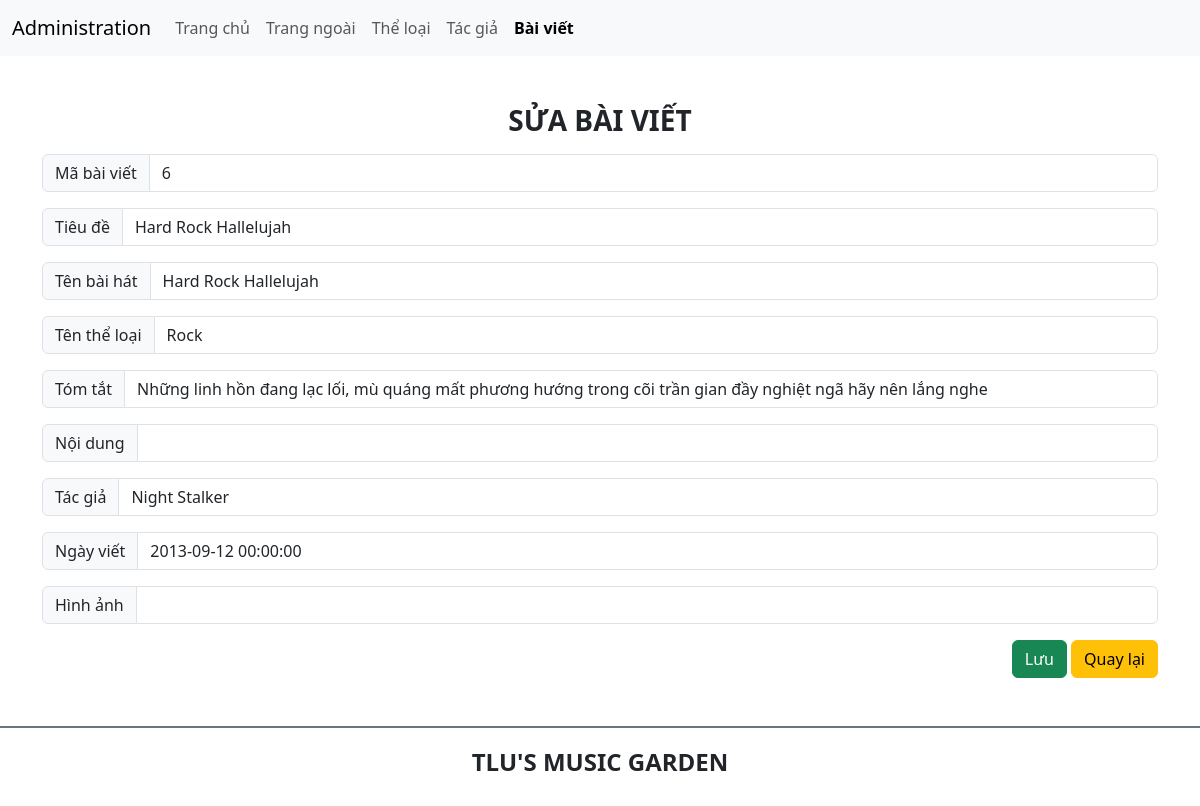
Page /admin/edit_article.php?id=6 on the committed database.
### tables this page shows
CREATE TABLE baiviet (
  `ma_bviet` int unsigned NOT NULL,
  `tieude` varchar(300) NOT NULL,
  `ten_bhat` varchar(300) NOT NULL,
  `ma_tloai` int unsigned NOT NULL,
  `tomtat` longtext NOT NULL,
  `noidung`  longtext NULL,
  `ma_tgia` INT UNSIGNED NOT NULL,
  `ngayviet` datetime NOT NULL DEFAULT CURRENT_TIMESTAMP,
  `hinhanh` VARCHAR(200) DEFAULT NULL,
  PRIMARY KEY (`ma_bviet`),
  FOREIGN KEY (`ma_tloai`) REFERENCES theloai(ma_tloai),
  FOREIGN KEY (`ma_tgia`) REFERENCES tacgia(ma_tgia)
);

CREATE TABLE theloai (
  `ma_tloai` INT UNSIGNED NOT NULL,
  `ten_tloai` varchar(300) NOT NULL,
  PRIMARY KEY (`ma_tloai`)
);

CREATE TABLE IF NOT EXISTS `tacgia` (
  `ma_tgia` int unsigned NOT NULL,
  `ten_tgia`varchar(50) NOT NULL,
  `hinh_tgia` varchar(100) NULL,
  PRIMARY KEY (`ma_tgia`)
);

### admin/edit_article.php (the view, shortened to what this page needs)
<?php
    require_once 'db.php';
    $ma_bviet=$_GET['id'];
    $sql = "SELECT ma_bviet,tieude,ten_bhat,".'theloai.ten_tloai'.",tomtat,noidung,".'tacgia.ten_tgia'.",ngayviet,hinhanh FROM baiviet,tacgia,theloai where tacgia.ma_tgia=baiviet.ma_tgia and theloai.ma_tloai=baiviet.ma_tloai AND ma_bviet=$ma_bviet";
    $result = mysqli_query($conn, $sql);
    $row =mysqli_fetch_assoc($result);
?>
<!DOCTYPE html>
<html lang="en">
<head>
    <link href="https://cdn.jsdelivr.net/npm/bootstrap@5.3.0-alpha1/dist/css/bootstrap.min.css" rel="stylesheet">
    <link rel="stylesheet" href="https://cdnjs.cloudflare.com/ajax/libs/font-awesome/6.3.0/css/all.min.css" />
    <link rel="stylesheet" href="css/style_login.css">
</head>
<body>
    <nav class="navbar navbar-expand-lg bg-body-tertiary">
        <div class="container-fluid">
            <a class="navbar-brand" href="#">Administration</a>
            <div class="collapse navbar-collapse" id="navbarNav">
            <ul class="navbar-nav">
                <li class="nav-item">
                <a class="nav-link" aria-current="page" href="./">Trang chủ</a>
                </li>
                <li class="nav-item">
                <a class="nav-link" href="../index.php">Trang ngoài</a>
                </li>
                <li class="nav-item">
                <a class="nav-link" href="category.php">Thể loại</a>
                </li>
                <li class="nav-item">
                <a class="nav-link" href="author.php">Tác giả</a>
                </li>
                <li class="nav-item">
                <a class="nav-link active fw-bold" href="article.php">Bài viết</a>
                </li>
            </ul>
            </div>
        </div>
    </nav>
    <main class="container mt-5 mb-5">
        <div class="row">
            <div class="col-sm">
                <h3 class="text-center text-uppercase fw-bold">Sửa bài viết</h3>
                <form action="edit_article_process.php" method="post">
                    <div class="input-group mt-3 mb-3">
                        <span class="input-group-text" id="lblMaBaiViet">Mã bài viết</span>
                        <input type="text" class="form-control" name="txtMaBaiViet" readonly value="<?= $row['ma_bviet']?>">
                    </div>
                    <div class="input-group mt-3 mb-3">
                        <span class="input-group-text" id="lblTieuDe">Tiêu đề</span>
                        <input type="text" class="form-control" name="txtTieuDe" value="<?= $row['tieude']?>">
                    </div>
                    <div class="input-group mt-3 mb-3">
                        <span class="input-group-text" id="lblTenBaiHat">Tên bài hát</span>
                        <input type="text" class="form-control" name="txtBaiHat" value="<?= $row['ten_bhat']?>">
                    </div>
                    <div class="input-group mt-3 mb-3">
                        <span class="input-group-text" id="lblTenTheLoai">Tên thể loại</span>
                        <input type="text" class="form-control" name="txtTheLoai" value="<?= $row['ten_tloai']?>">
                    </div>
                    <div class="input-group mt-3 mb-3">
                        <span class="input-group-text" id="lblTomTat">Tóm tắt</span>
                        <input type="text" class="form-control" name="txtTomTat" value="<?= $row['tomtat']?>">
                    </div>
                    <div class="input-group mt-3 mb-3">
                        <span class="input-group-text" id="lblNoiDung">Nội dung</span>
                        <input type="text" class="form-control" name="txtNoiDung" value="<?= $row['noidung']?>">
                    </div>
                    <div class="input-group mt-3 mb-3">
                        <span class="input-group-text" id="lblTacGia">Tác giả</span>
                        <input type="text" class="form-control" name="txtTacGia" value="<?= $row['ten_tgia']?>">
                    </div>
                    <div class="input-group mt-3 mb-3">
                        <span class="input-group-text" id="lblNgayViet">Ngày viết</span>
                        <input type="text" class="form-control" name="txtNgayViet" value="<?= $row['ngayviet']?>">
                    </div>
                    <div class="input-group mt-3 mb-3">
                        <span class="input-group-text" id="lblHinhAnh">Hình ảnh</span>
                        <input type="text" class="form-control" name="txtHinhAnh" value="<?= $row['hinhanh']?>">
                    </div>
                    <div class="form-group  float-end ">
                        <input type="submit" value="Lưu" class="btn btn-success">
                        <a href="article.php" class="btn btn-warning ">Quay lại</a>
                    </div>
                </form>
            </div>
        </div>
    </main>
    <footer class="bg-white d-flex justify-content-center align-items-center border-top border-secondary  border-2" style="height:80px">
        <h4 class="text-center text-uppercase fw-bold">TLU's music garden</h4>
    </footer>
</body>
</html>

### rows in the picture
baiviet: txtMaBaiViet "6", txtTieuDe "Hard Rock Hallelujah", txtBaiHat "Hard Rock Hallelujah", txtTheLoai "Rock", txtTomTat "Những linh hồn đang lạc lối, mù quáng mất phương hướng trong cõi trần gian đầy nghiệt ngã hãy nên lắng nghe", txtTacGia "Night Stalker", txtNgayViet "2013-09-12 00:00:00"
